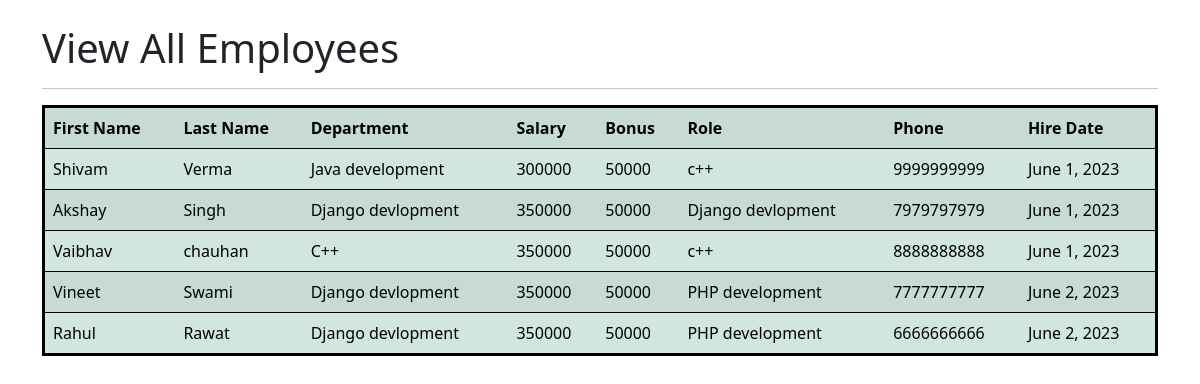
The app's page /all_emp with its own data.
### emp_management_app/models.py (models this page shows, shortened)
class Employee(models.Model):
    first_name = models.CharField(max_length=100, null=False)
    last_name = models.CharField(max_length=100)
    dept = models.ForeignKey(Department, on_delete=models.CASCADE)
    salary = models.IntegerField(default=0)
    bonus = models.IntegerField(default=0)
    role = models.ForeignKey(Role,on_delete=models.CASCADE)
    phone = models.IntegerField(default=0)
    hire_date = models.DateField()
    def __str__(self):
        return f"({self.first_name}, {self.last_name}, {self.phone})"

class Department(models.Model):
    name = models.CharField(max_length=100,null=False)
    location = models.CharField(max_length=100)

class Role(models.Model):
    name = models.CharField(max_length=100,null=False)

### emp_management_app/views.py (the view)
# urls.py: path('all_emp',views.all_emp,name='all_emp'),
def all_emp(request):
    emps = Employee.objects.all()
    context = {
        'emps':emps
    }
    print(context)
    return render(request,'view_all_emp.html',context)

### templates/view_all_emp.html (shortened to what this page needs)
<!doctype html>
<html lang="en">
<head>
    <link href="https://cdn.jsdelivr.net/npm/bootstrap@5.3.0/dist/css/bootstrap.min.css" rel="stylesheet"
>
</head>
<body>
    <br>
    <div class="container">
        <h1>View All Employees</h1>
        <hr>
        <table class="table table-success table-striped" style="border:3px solid">
            <tr>
                <th>First Name</th>
                <th>Last Name</th>
                <th>Department</th>
                <th>Salary</th>
                <th>Bonus</th>
                <th>Role</th>
                <th>Phone</th>
                <th>Hire Date</th>
            </tr>
            {% for emp in emps %}
            <tr>
                <td>{{emp.first_name}}</td>
                <td>{{emp.last_name}}</td>
                <td>{{emp.dept.name}}</td>
                <td>{{emp.salary}}</td>
                <td>{{emp.bonus}}</td>
                <td>{{emp.role.name}}</td>
                <td>{{emp.phone}}</td>
                <td>{{emp.hire_date}}</td>
            </tr>
            {% endfor %}
          </table>
    </div>
</body>
</html>

### records on screen
Employee: first_name "Shivam", last_name "Verma", dept.name "Java development", salary "300000", bonus "50000", role.name "c++", phone "9999999999", hire_date "June 1, 2023"
Employee: first_name "Akshay", last_name "Singh", dept.name "Django devlopment", salary "350000", bonus "50000", role.name "Django devlopment", phone "7979797979", hire_date "June 1, 2023"
Employee: first_name "Vaibhav", last_name "chauhan", dept.name "C++", salary "350000", bonus "50000", role.name "c++", phone "8888888888", hire_date "June 1, 2023"
Employee: first_name "Vineet", last_name "Swami", dept.name "Django devlopment", salary "350000", bonus "50000", role.name "PHP development", phone "7777777777", hire_date "June 2, 2023"
Employee: first_name "Rahul", last_name "Rawat", dept.name "Django devlopment", salary "350000", bonus "50000", role.name "PHP development", phone "6666666666", hire_date "June 2, 2023"
